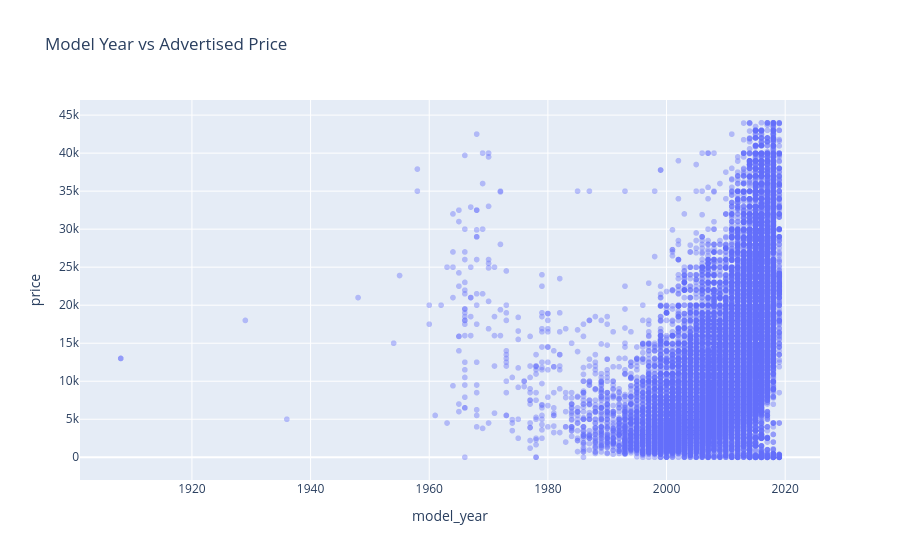

Notebook cell for this chart:
### Markdown cell above
## Año del modelo vs. precio anunciado

Este gráfico de dispersión explora la relación entre el año del modelo del vehículo y su precio anunciado.

### Code cell
scatter_df = df_filtered.dropna(subset=['model_year'])

fig = px.scatter(
    scatter_df,
    x='model_year',
    y='price',
    opacity=0.4,
    title='Model Year vs Advertised Price'
)

fig.show()

### Figure 1 — Plotly figure (JSON) as saved in the notebook; plotly's stock layout.template omitted (floating-point values rounded to 4 significant figures; data arrays with more than 128 entries replaced by an {"elided": "..."} marker saying what was removed)
{"data": [{"hovertemplate": "model_year=%{x}<br>price=%{y}<extra></extra>", "legendgroup": "", "marker": {"color": "#636efa", "opacity": 0.4, "symbol": "circle"}, "mode": "markers", "name": "", "showlegend": false, "type": "scattergl", "x": {"elided": "47421 float values"}, "xaxis": "x", "y": {"elided": "47421 int values"}, "yaxis": "y"}], "layout": {"legend": {"tracegroupgap": 0}, "title": {"text": "Model Year vs Advertised Price"}, "xaxis": {"anchor": "y", "domain": [0, 1], "title": {"text": "model_year"}}, "yaxis": {"anchor": "x", "domain": [0, 1], "title": {"text": "price"}}}}
